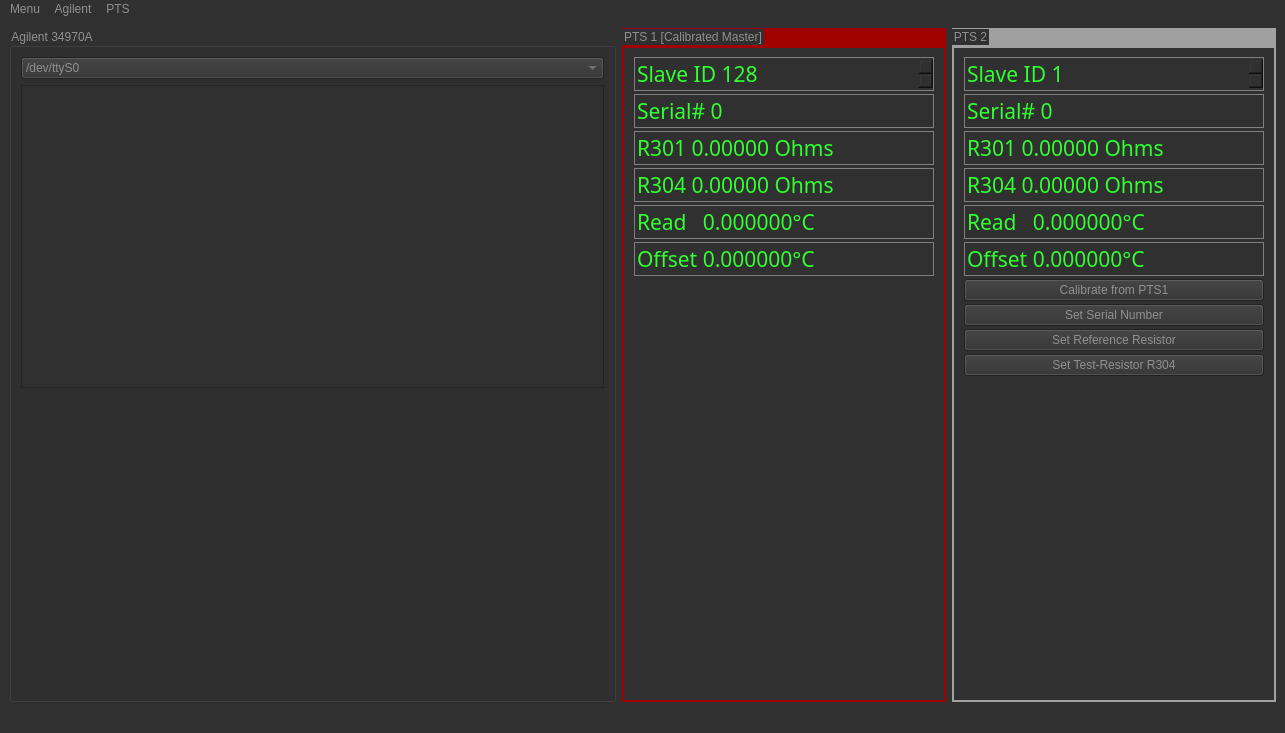
<?xml version="1.0" encoding="UTF-8"?>
<ui version="4.0">
 <class>MainWindow</class>
 <widget class="QMainWindow" name="MainWindow">
  <property name="geometry">
   <rect>
    <x>0</x>
    <y>0</y>
    <width>1285</width>
    <height>733</height>
   </rect>
  </property>
  <property name="windowTitle">
   <string>MainWindow</string>
  </property>
  <property name="styleSheet">
   <string notr="true">background-color:#303030;
color:#909090;

</string>
  </property>
  <widget class="QWidget" name="centralwidget">
   <layout class="QGridLayout" name="gridLayout">
    <item row="0" column="0">
     <widget class="QGroupBox" name="groupBox">
      <property name="title">
       <string>Agilent 34970A</string>
      </property>
      <property name="flat">
       <bool>false</bool>
      </property>
      <layout class="QGridLayout" name="gridLayout_2">
       <item row="2" column="0">
        <spacer name="verticalSpacer">
         <property name="orientation">
          <enum>Qt::Vertical</enum>
         </property>
         <property name="sizeHint" stdset="0">
          <size>
           <width>20</width>
           <height>40</height>
          </size>
         </property>
        </spacer>
       </item>
       <item row="0" column="0">
        <widget class="QComboBox" name="comboBox_agilent_port">
         <item>
          <property name="text">
           <string>/dev/ttyS0</string>
          </property>
         </item>
        </widget>
       </item>
       <item row="1" column="0">
        <widget class="QPlainTextEdit" name="plainTextEdit_agilentResponse"/>
       </item>
      </layout>
     </widget>
    </item>
    <item row="0" column="1">
     <widget class="QGroupBox" name="groupBox_2">
      <property name="sizePolicy">
       <sizepolicy hsizetype="Preferred" vsizetype="Preferred">
        <horstretch>0</horstretch>
        <verstretch>0</verstretch>
       </sizepolicy>
      </property>
      <property name="styleSheet">
       <string notr="true">QGroupBox {
	border: 2px solid #A00000;
	border-top:20px solid #A00000;
	padding-top:20px;
}</string>
      </property>
      <property name="title">
       <string>PTS 1 [Calibrated Master]</string>
      </property>
      <property name="flat">
       <bool>false</bool>
      </property>
      <layout class="QVBoxLayout" name="verticalLayout">
       <property name="spacing">
        <number>3</number>
       </property>
       <item>
        <widget class="QDoubleSpinBox" name="doubleSpinBox_PTS1_address">
         <property name="sizePolicy">
          <sizepolicy hsizetype="Fixed" vsizetype="Fixed">
           <horstretch>0</horstretch>
           <verstretch>0</verstretch>
          </sizepolicy>
         </property>
         <property name="minimumSize">
          <size>
           <width>300</width>
           <height>0</height>
          </size>
         </property>
         <property name="maximumSize">
          <size>
           <width>300</width>
           <height>16777215</height>
          </size>
         </property>
         <property name="font">
          <font>
           <family>UM Typewriter</family>
           <pointsize>16</pointsize>
           <weight>50</weight>
           <bold>false</bold>
          </font>
         </property>
         <property name="focusPolicy">
          <enum>Qt::NoFocus</enum>
         </property>
         <property name="contextMenuPolicy">
          <enum>Qt::NoContextMenu</enum>
         </property>
         <property name="styleSheet">
          <string notr="true">color:#30FF30;
background-color:#303030;
selection-color:#30FF30;
selection-background-color:transparent;
border:1px solid grey;
padding:0;
padding-right:32px;</string>
         </property>
         <property name="frame">
          <bool>true</bool>
         </property>
         <property name="alignment">
          <set>Qt::AlignBottom|Qt::AlignLeading|Qt::AlignLeft</set>
         </property>
         <property name="readOnly">
          <bool>false</bool>
         </property>
         <property name="buttonSymbols">
          <enum>QAbstractSpinBox::UpDownArrows</enum>
         </property>
         <property name="showGroupSeparator" stdset="0">
          <bool>false</bool>
         </property>
         <property name="prefix">
          <string>Slave ID </string>
         </property>
         <property name="suffix">
          <string/>
         </property>
         <property name="decimals">
          <number>0</number>
         </property>
         <property name="minimum">
          <double>1.000000000000000</double>
         </property>
         <property name="maximum">
          <double>254.000000000000000</double>
         </property>
         <property name="value">
          <double>128.000000000000000</double>
         </property>
        </widget>
       </item>
       <item>
        <widget class="QDoubleSpinBox" name="doubleSpinBox_PTS1_serialNumber">
         <property name="sizePolicy">
          <sizepolicy hsizetype="Fixed" vsizetype="Fixed">
           <horstretch>0</horstretch>
           <verstretch>0</verstretch>
          </sizepolicy>
         </property>
         <property name="minimumSize">
          <size>
           <width>300</width>
           <height>0</height>
          </size>
         </property>
         <property name="maximumSize">
          <size>
           <width>300</width>
           <height>16777215</height>
          </size>
         </property>
         <property name="font">
          <font>
           <family>UM Typewriter</family>
           <pointsize>16</pointsize>
           <weight>50</weight>
           <bold>false</bold>
          </font>
         </property>
         <property name="focusPolicy">
          <enum>Qt::NoFocus</enum>
         </property>
         <property name="contextMenuPolicy">
          <enum>Qt::NoContextMenu</enum>
         </property>
         <property name="styleSheet">
          <string notr="true">color:#30FF30;
background-color:#303030;
selection-color:#30FF30;
selection-background-color:transparent;
border:1px solid grey;
padding:0;
padding-right:32px;</string>
         </property>
         <property name="inputMethodHints">
          <set>Qt::ImhFormattedNumbersOnly</set>
         </property>
         <property name="frame">
          <bool>true</bool>
         </property>
         <property name="alignment">
          <set>Qt::AlignBottom|Qt::AlignLeading|Qt::AlignLeft</set>
         </property>
         <property name="readOnly">
          <bool>true</bool>
         </property>
         <property name="buttonSymbols">
          <enum>QAbstractSpinBox::NoButtons</enum>
         </property>
         <property name="showGroupSeparator" stdset="0">
          <bool>false</bool>
         </property>
         <property name="prefix">
          <string>Serial# </string>
         </property>
         <property name="suffix">
          <string/>
         </property>
         <property name="decimals">
          <number>0</number>
         </property>
         <property name="minimum">
          <double>0.000000000000000</double>
         </property>
         <property name="maximum">
          <double>1000000000.000000000000000</double>
         </property>
         <property name="value">
          <double>0.000000000000000</double>
         </property>
        </widget>
       </item>
       <item>
        <widget class="QDoubleSpinBox" name="doubleSpinBox_PTS1_ResistorReference">
         <property name="sizePolicy">
          <sizepolicy hsizetype="Fixed" vsizetype="Fixed">
           <horstretch>0</horstretch>
           <verstretch>0</verstretch>
          </sizepolicy>
         </property>
         <property name="minimumSize">
          <size>
           <width>300</width>
           <height>0</height>
          </size>
         </property>
         <property name="maximumSize">
          <size>
           <width>300</width>
           <height>16777215</height>
          </size>
         </property>
         <property name="font">
          <font>
           <family>UM Typewriter</family>
           <pointsize>16</pointsize>
           <weight>50</weight>
           <bold>false</bold>
          </font>
         </property>
         <property name="focusPolicy">
          <enum>Qt::NoFocus</enum>
         </property>
         <property name="contextMenuPolicy">
          <enum>Qt::NoContextMenu</enum>
         </property>
         <property name="styleSheet">
          <string notr="true">color:#30FF30;
background-color:#303030;
selection-color:#30FF30;
selection-background-color:transparent;
border:1px solid grey;
padding:0;
padding-right:32px;</string>
         </property>
         <property name="inputMethodHints">
          <set>Qt::ImhFormattedNumbersOnly</set>
         </property>
         <property name="frame">
          <bool>true</bool>
         </property>
         <property name="alignment">
          <set>Qt::AlignBottom|Qt::AlignLeading|Qt::AlignLeft</set>
         </property>
         <property name="readOnly">
          <bool>false</bool>
         </property>
         <property name="buttonSymbols">
          <enum>QAbstractSpinBox::NoButtons</enum>
         </property>
         <property name="showGroupSeparator" stdset="0">
          <bool>false</bool>
         </property>
         <property name="prefix">
          <string>R301 </string>
         </property>
         <property name="suffix">
          <string> Ohms</string>
         </property>
         <property name="decimals">
          <number>5</number>
         </property>
         <property name="minimum">
          <double>0.000000000000000</double>
         </property>
         <property name="maximum">
          <double>10000.000000000000000</double>
         </property>
         <property name="value">
          <double>0.000000000000000</double>
         </property>
        </widget>
       </item>
       <item>
        <widget class="QDoubleSpinBox" name="doubleSpinBox_PTS1_ResistorR304">
         <property name="sizePolicy">
          <sizepolicy hsizetype="Fixed" vsizetype="Fixed">
           <horstretch>0</horstretch>
           <verstretch>0</verstretch>
          </sizepolicy>
         </property>
         <property name="minimumSize">
          <size>
           <width>300</width>
           <height>0</height>
          </size>
         </property>
         <property name="maximumSize">
          <size>
           <width>300</width>
           <height>16777215</height>
          </size>
         </property>
         <property name="font">
          <font>
           <family>UM Typewriter</family>
           <pointsize>16</pointsize>
           <weight>50</weight>
           <bold>false</bold>
          </font>
         </property>
         <property name="focusPolicy">
          <enum>Qt::NoFocus</enum>
         </property>
         <property name="contextMenuPolicy">
          <enum>Qt::NoContextMenu</enum>
         </property>
         <property name="styleSheet">
          <string notr="true">color:#30FF30;
background-color:#303030;
selection-color:#30FF30;
selection-background-color:transparent;
border:1px solid grey;
padding:0;
padding-right:32px;</string>
         </property>
         <property name="inputMethodHints">
          <set>Qt::ImhFormattedNumbersOnly</set>
         </property>
         <property name="frame">
          <bool>true</bool>
         </property>
         <property name="alignment">
          <set>Qt::AlignBottom|Qt::AlignLeading|Qt::AlignLeft</set>
         </property>
         <property name="readOnly">
          <bool>false</bool>
         </property>
         <property name="buttonSymbols">
          <enum>QAbstractSpinBox::NoButtons</enum>
         </property>
         <property name="showGroupSeparator" stdset="0">
          <bool>false</bool>
         </property>
         <property name="prefix">
          <string>R304 </string>
         </property>
         <property name="suffix">
          <string> Ohms</string>
         </property>
         <property name="decimals">
          <number>5</number>
         </property>
         <property name="minimum">
          <double>0.000000000000000</double>
         </property>
         <property name="maximum">
          <double>10000.000000000000000</double>
         </property>
         <property name="value">
          <double>0.000000000000000</double>
         </property>
        </widget>
       </item>
       <item>
        <widget class="QDoubleSpinBox" name="doubleSpinBox_PTS1_temp">
         <property name="sizePolicy">
          <sizepolicy hsizetype="Fixed" vsizetype="Fixed">
           <horstretch>0</horstretch>
           <verstretch>0</verstretch>
          </sizepolicy>
         </property>
         <property name="minimumSize">
          <size>
           <width>300</width>
           <height>0</height>
          </size>
         </property>
         <property name="maximumSize">
          <size>
           <width>300</width>
           <height>16777215</height>
          </size>
         </property>
         <property name="font">
          <font>
           <family>UM Typewriter</family>
           <pointsize>16</pointsize>
           <weight>50</weight>
           <bold>false</bold>
          </font>
         </property>
         <property name="focusPolicy">
          <enum>Qt::NoFocus</enum>
         </property>
         <property name="contextMenuPolicy">
          <enum>Qt::NoContextMenu</enum>
         </property>
         <property name="styleSheet">
          <string notr="true">color:#30FF30;
background-color:#303030;
selection-color:#707000;
border:1px solid grey;
padding:0;
</string>
         </property>
         <property name="frame">
          <bool>true</bool>
         </property>
         <property name="alignment">
          <set>Qt::AlignBottom|Qt::AlignLeading|Qt::AlignLeft</set>
         </property>
         <property name="readOnly">
          <bool>true</bool>
         </property>
         <property name="buttonSymbols">
          <enum>QAbstractSpinBox::NoButtons</enum>
         </property>
         <property name="showGroupSeparator" stdset="0">
          <bool>false</bool>
         </property>
         <property name="prefix">
          <string>Read   </string>
         </property>
         <property name="suffix">
          <string>°C</string>
         </property>
         <property name="decimals">
          <number>6</number>
         </property>
         <property name="minimum">
          <double>-1000.000000000000000</double>
         </property>
         <property name="maximum">
          <double>1000.000000000000000</double>
         </property>
        </widget>
       </item>
       <item>
        <widget class="QDoubleSpinBox" name="doubleSpinBox_PTS1_offset">
         <property name="sizePolicy">
          <sizepolicy hsizetype="Fixed" vsizetype="Fixed">
           <horstretch>0</horstretch>
           <verstretch>0</verstretch>
          </sizepolicy>
         </property>
         <property name="minimumSize">
          <size>
           <width>300</width>
           <height>0</height>
          </size>
         </property>
         <property name="maximumSize">
          <size>
           <width>300</width>
           <height>16777215</height>
          </size>
         </property>
         <property name="font">
          <font>
           <family>UM Typewriter</family>
           <pointsize>16</pointsize>
          </font>
         </property>
         <property name="focusPolicy">
          <enum>Qt::NoFocus</enum>
         </property>
         <property name="contextMenuPolicy">
          <enum>Qt::NoContextMenu</enum>
         </property>
         <property name="styleSheet">
          <string notr="true">color:#30FF30;
background-color:#303030;
selection-color:#707000;
border:1px solid grey;
padding:0;
</string>
         </property>
         <property name="frame">
          <bool>true</bool>
         </property>
         <property name="alignment">
          <set>Qt::AlignBottom|Qt::AlignLeading|Qt::AlignLeft</set>
         </property>
         <property name="readOnly">
          <bool>true</bool>
         </property>
         <property name="buttonSymbols">
          <enum>QAbstractSpinBox::NoButtons</enum>
         </property>
         <property name="showGroupSeparator" stdset="0">
          <bool>false</bool>
         </property>
         <property name="prefix">
          <string>Offset </string>
         </property>
         <property name="suffix">
          <string>°C</string>
         </property>
         <property name="decimals">
          <number>6</number>
         </property>
         <property name="minimum">
          <double>-10.000000000000000</double>
         </property>
         <property name="maximum">
          <double>10.000000000000000</double>
         </property>
        </widget>
       </item>
       <item>
        <spacer name="verticalSpacer_2">
         <property name="orientation">
          <enum>Qt::Vertical</enum>
         </property>
         <property name="sizeHint" stdset="0">
          <size>
           <width>20</width>
           <height>40</height>
          </size>
         </property>
        </spacer>
       </item>
      </layout>
     </widget>
    </item>
    <item row="0" column="2">
     <widget class="QGroupBox" name="groupBox_3">
      <property name="styleSheet">
       <string notr="true">QGroupBox {
	border: 2px solid #A0A0A0;
	border-top:20px solid #A0A0A0;
	padding-top:20px;
}</string>
      </property>
      <property name="title">
       <string>PTS 2</string>
      </property>
      <layout class="QVBoxLayout" name="verticalLayout_2">
       <property name="spacing">
        <number>3</number>
       </property>
       <item>
        <widget class="QDoubleSpinBox" name="doubleSpinBox_PTS2_address">
         <property name="sizePolicy">
          <sizepolicy hsizetype="Fixed" vsizetype="Fixed">
           <horstretch>0</horstretch>
           <verstretch>0</verstretch>
          </sizepolicy>
         </property>
         <property name="minimumSize">
          <size>
           <width>300</width>
           <height>0</height>
          </size>
         </property>
         <property name="maximumSize">
          <size>
           <width>300</width>
           <height>16777215</height>
          </size>
         </property>
         <property name="font">
          <font>
           <family>UM Typewriter</family>
           <pointsize>16</pointsize>
           <weight>50</weight>
           <bold>false</bold>
          </font>
         </property>
         <property name="focusPolicy">
          <enum>Qt::NoFocus</enum>
         </property>
         <property name="contextMenuPolicy">
          <enum>Qt::NoContextMenu</enum>
         </property>
         <property name="styleSheet">
          <string notr="true">color:#30FF30;
background-color:#303030;
selection-color:#30FF30;
selection-background-color:transparent;
border:1px solid grey;
padding:0;
padding-right:32px;</string>
         </property>
         <property name="inputMethodHints">
          <set>Qt::ImhFormattedNumbersOnly</set>
         </property>
         <property name="frame">
          <bool>true</bool>
         </property>
         <property name="alignment">
          <set>Qt::AlignBottom|Qt::AlignLeading|Qt::AlignLeft</set>
         </property>
         <property name="readOnly">
          <bool>false</bool>
         </property>
         <property name="buttonSymbols">
          <enum>QAbstractSpinBox::UpDownArrows</enum>
         </property>
         <property name="showGroupSeparator" stdset="0">
          <bool>false</bool>
         </property>
         <property name="prefix">
          <string>Slave ID </string>
         </property>
         <property name="suffix">
          <string/>
         </property>
         <property name="decimals">
          <number>0</number>
         </property>
         <property name="minimum">
          <double>1.000000000000000</double>
         </property>
         <property name="maximum">
          <double>254.000000000000000</double>
         </property>
         <property name="value">
          <double>1.000000000000000</double>
         </property>
        </widget>
       </item>
       <item>
        <widget class="QDoubleSpinBox" name="doubleSpinBox_PTS2_serialNumber">
         <property name="sizePolicy">
          <sizepolicy hsizetype="Fixed" vsizetype="Fixed">
           <horstretch>0</horstretch>
           <verstretch>0</verstretch>
          </sizepolicy>
         </property>
         <property name="minimumSize">
          <size>
           <width>300</width>
           <height>0</height>
          </size>
         </property>
         <property name="maximumSize">
          <size>
           <width>300</width>
           <height>16777215</height>
          </size>
         </property>
         <property name="font">
          <font>
           <family>UM Typewriter</family>
           <pointsize>16</pointsize>
           <weight>50</weight>
           <bold>false</bold>
          </font>
         </property>
         <property name="focusPolicy">
          <enum>Qt::NoFocus</enum>
         </property>
         <property name="contextMenuPolicy">
          <enum>Qt::NoContextMenu</enum>
         </property>
         <property name="styleSheet">
          <string notr="true">color:#30FF30;
background-color:#303030;
selection-color:#30FF30;
selection-background-color:transparent;
border:1px solid grey;
padding:0;
padding-right:32px;</string>
         </property>
         <property name="inputMethodHints">
          <set>Qt::ImhFormattedNumbersOnly</set>
         </property>
         <property name="frame">
          <bool>true</bool>
         </property>
         <property name="alignment">
          <set>Qt::AlignBottom|Qt::AlignLeading|Qt::AlignLeft</set>
         </property>
         <property name="readOnly">
          <bool>false</bool>
         </property>
         <property name="buttonSymbols">
          <enum>QAbstractSpinBox::NoButtons</enum>
         </property>
         <property name="showGroupSeparator" stdset="0">
          <bool>false</bool>
         </property>
         <property name="prefix">
          <string>Serial# </string>
         </property>
         <property name="suffix">
          <string/>
         </property>
         <property name="decimals">
          <number>0</number>
         </property>
         <property name="minimum">
          <double>0.000000000000000</double>
         </property>
         <property name="maximum">
          <double>1000000000.000000000000000</double>
         </property>
         <property name="value">
          <double>0.000000000000000</double>
         </property>
        </widget>
       </item>
       <item>
        <widget class="QDoubleSpinBox" name="doubleSpinBox_PTS2_ResistorReference">
         <property name="sizePolicy">
          <sizepolicy hsizetype="Fixed" vsizetype="Fixed">
           <horstretch>0</horstretch>
           <verstretch>0</verstretch>
          </sizepolicy>
         </property>
         <property name="minimumSize">
          <size>
           <width>300</width>
           <height>0</height>
          </size>
         </property>
         <property name="maximumSize">
          <size>
           <width>300</width>
           <height>16777215</height>
          </size>
         </property>
         <property name="font">
          <font>
           <family>UM Typewriter</family>
           <pointsize>16</pointsize>
           <weight>50</weight>
           <bold>false</bold>
          </font>
         </property>
         <property name="focusPolicy">
          <enum>Qt::NoFocus</enum>
         </property>
         <property name="contextMenuPolicy">
          <enum>Qt::NoContextMenu</enum>
         </property>
         <property name="styleSheet">
          <string notr="true">color:#30FF30;
background-color:#303030;
selection-color:#30FF30;
selection-background-color:transparent;
border:1px solid grey;
padding:0;
padding-right:32px;</string>
         </property>
         <property name="inputMethodHints">
          <set>Qt::ImhFormattedNumbersOnly</set>
         </property>
         <property name="frame">
          <bool>true</bool>
         </property>
         <property name="alignment">
          <set>Qt::AlignBottom|Qt::AlignLeading|Qt::AlignLeft</set>
         </property>
         <property name="readOnly">
          <bool>false</bool>
         </property>
         <property name="buttonSymbols">
          <enum>QAbstractSpinBox::NoButtons</enum>
         </property>
         <property name="showGroupSeparator" stdset="0">
          <bool>false</bool>
         </property>
         <property name="prefix">
          <string>R301 </string>
         </property>
         <property name="suffix">
          <string> Ohms</string>
         </property>
         <property name="decimals">
          <number>5</number>
         </property>
         <property name="minimum">
          <double>0.000000000000000</double>
         </property>
         <property name="maximum">
          <double>10000.000000000000000</double>
         </property>
         <property name="value">
          <double>0.000000000000000</double>
         </property>
        </widget>
       </item>
       <item>
        <widget class="QDoubleSpinBox" name="doubleSpinBox_PTS2_ResistorR304">
         <property name="sizePolicy">
          <sizepolicy hsizetype="Fixed" vsizetype="Fixed">
           <horstretch>0</horstretch>
           <verstretch>0</verstretch>
          </sizepolicy>
         </property>
         <property name="minimumSize">
          <size>
           <width>300</width>
           <height>0</height>
          </size>
         </property>
         <property name="maximumSize">
          <size>
           <width>300</width>
           <height>16777215</height>
          </size>
         </property>
         <property name="font">
          <font>
           <family>UM Typewriter</family>
           <pointsize>16</pointsize>
           <weight>50</weight>
           <bold>false</bold>
          </font>
         </property>
         <property name="focusPolicy">
          <enum>Qt::NoFocus</enum>
         </property>
         <property name="contextMenuPolicy">
          <enum>Qt::NoContextMenu</enum>
         </property>
         <property name="styleSheet">
          <string notr="true">color:#30FF30;
background-color:#303030;
selection-color:#30FF30;
selection-background-color:transparent;
border:1px solid grey;
padding:0;
padding-right:32px;</string>
         </property>
         <property name="inputMethodHints">
          <set>Qt::ImhFormattedNumbersOnly</set>
         </property>
         <property name="frame">
          <bool>true</bool>
         </property>
         <property name="alignment">
          <set>Qt::AlignBottom|Qt::AlignLeading|Qt::AlignLeft</set>
         </property>
         <property name="readOnly">
          <bool>false</bool>
         </property>
         <property name="buttonSymbols">
          <enum>QAbstractSpinBox::NoButtons</enum>
         </property>
         <property name="showGroupSeparator" stdset="0">
          <bool>false</bool>
         </property>
         <property name="prefix">
          <string>R304 </string>
         </property>
         <property name="suffix">
          <string> Ohms</string>
         </property>
         <property name="decimals">
          <number>5</number>
         </property>
         <property name="minimum">
          <double>0.000000000000000</double>
         </property>
         <property name="maximum">
          <double>10000.000000000000000</double>
         </property>
         <property name="value">
          <double>0.000000000000000</double>
         </property>
        </widget>
       </item>
       <item>
        <widget class="QDoubleSpinBox" name="doubleSpinBox_PTS2_temp">
         <property name="sizePolicy">
          <sizepolicy hsizetype="Fixed" vsizetype="Fixed">
           <horstretch>0</horstretch>
           <verstretch>0</verstretch>
          </sizepolicy>
         </property>
         <property name="minimumSize">
          <size>
           <width>300</width>
           <height>0</height>
          </size>
         </property>
         <property name="maximumSize">
          <size>
           <width>300</width>
           <height>16777215</height>
          </size>
         </property>
         <property name="font">
          <font>
           <family>UM Typewriter</family>
           <pointsize>16</pointsize>
          </font>
         </property>
         <property name="focusPolicy">
          <enum>Qt::NoFocus</enum>
         </property>
         <property name="contextMenuPolicy">
          <enum>Qt::NoContextMenu</enum>
         </property>
         <property name="styleSheet">
          <string notr="true">color:#30FF30;
background-color:#303030;
selection-color:#707000;
border:1px solid grey;
padding:0;
</string>
         </property>
         <property name="frame">
          <bool>true</bool>
         </property>
         <property name="alignment">
          <set>Qt::AlignBottom|Qt::AlignLeading|Qt::AlignLeft</set>
         </property>
         <property name="readOnly">
          <bool>true</bool>
         </property>
         <property name="buttonSymbols">
          <enum>QAbstractSpinBox::NoButtons</enum>
         </property>
         <property name="accelerated">
          <bool>false</bool>
         </property>
         <property name="prefix">
          <string>Read   </string>
         </property>
         <property name="suffix">
          <string>°C</string>
         </property>
         <property name="decimals">
          <number>6</number>
         </property>
         <property name="minimum">
          <double>-1000.000000000000000</double>
         </property>
         <property name="maximum">
          <double>1000.000000000000000</double>
         </property>
        </widget>
       </item>
       <item>
        <widget class="QDoubleSpinBox" name="doubleSpinBox_PTS2_offset">
         <property name="sizePolicy">
          <sizepolicy hsizetype="Fixed" vsizetype="Fixed">
           <horstretch>0</horstretch>
           <verstretch>0</verstretch>
          </sizepolicy>
         </property>
         <property name="minimumSize">
          <size>
           <width>300</width>
           <height>0</height>
          </size>
         </property>
         <property name="maximumSize">
          <size>
           <width>300</width>
           <height>16777215</height>
          </size>
         </property>
         <property name="font">
          <font>
           <family>UM Typewriter</family>
           <pointsize>16</pointsize>
          </font>
         </property>
         <property name="focusPolicy">
          <enum>Qt::NoFocus</enum>
         </property>
         <property name="contextMenuPolicy">
          <enum>Qt::NoContextMenu</enum>
         </property>
         <property name="styleSheet">
          <string notr="true">color:#30FF30;
background-color:#303030;
selection-color:#707000;
border:1px solid grey;
padding:0;
</string>
         </property>
         <property name="frame">
          <bool>true</bool>
         </property>
         <property name="alignment">
          <set>Qt::AlignBottom|Qt::AlignLeading|Qt::AlignLeft</set>
         </property>
         <property name="readOnly">
          <bool>true</bool>
         </property>
         <property name="buttonSymbols">
          <enum>QAbstractSpinBox::NoButtons</enum>
         </property>
         <property name="accelerated">
          <bool>false</bool>
         </property>
         <property name="prefix">
          <string>Offset </string>
         </property>
         <property name="suffix">
          <string>°C</string>
         </property>
         <property name="decimals">
          <number>6</number>
         </property>
         <property name="minimum">
          <double>-10.000000000000000</double>
         </property>
         <property name="maximum">
          <double>10.000000000000000</double>
         </property>
        </widget>
       </item>
       <item>
        <widget class="QPushButton" name="pushButton_PTS2_calibrate">
         <property name="text">
          <string>Calibrate from PTS1</string>
         </property>
         <property name="flat">
          <bool>false</bool>
         </property>
        </widget>
       </item>
       <item>
        <widget class="QPushButton" name="pushButton_PTS2_setSerialNumber">
         <property name="text">
          <string>Set Serial Number</string>
         </property>
         <property name="flat">
          <bool>false</bool>
         </property>
        </widget>
       </item>
       <item>
        <widget class="QPushButton" name="pushButton_PTS2_setReference">
         <property name="text">
          <string>Set Reference Resistor</string>
         </property>
         <property name="flat">
          <bool>false</bool>
         </property>
        </widget>
       </item>
       <item>
        <widget class="QPushButton" name="pushButton_PTS2_setTestResistorR304">
         <property name="text">
          <string>Set Test-Resistor R304</string>
         </property>
         <property name="flat">
          <bool>false</bool>
         </property>
        </widget>
       </item>
       <item>
        <spacer name="verticalSpacer_3">
         <property name="styleSheet">
          <string>color:#30FF30;
background-color:#303030;
border:1px solid grey;
padding:0;
</string>
         </property>
         <property name="orientation">
          <enum>Qt::Vertical</enum>
         </property>
         <property name="sizeHint" stdset="0">
          <size>
           <width>20</width>
           <height>40</height>
          </size>
         </property>
        </spacer>
       </item>
      </layout>
     </widget>
    </item>
   </layout>
  </widget>
  <widget class="QMenuBar" name="menubar">
   <property name="geometry">
    <rect>
     <x>0</x>
     <y>0</y>
     <width>1285</width>
     <height>29</height>
    </rect>
   </property>
   <widget class="QMenu" name="menuMenu">
    <property name="title">
     <string>Menu</string>
    </property>
    <addaction name="actionConnect_Agilent"/>
   </widget>
   <widget class="QMenu" name="menuAgilent">
    <property name="title">
     <string>Agilent</string>
    </property>
    <addaction name="actionRead_active"/>
   </widget>
   <widget class="QMenu" name="menuPTS">
    <property name="title">
     <string>PTS</string>
    </property>
    <addaction name="actionConnect_PTS"/>
   </widget>
   <addaction name="menuMenu"/>
   <addaction name="menuAgilent"/>
   <addaction name="menuPTS"/>
  </widget>
  <widget class="QStatusBar" name="statusbar"/>
  <action name="actionConnect_Agilent">
   <property name="text">
    <string>Connect Agilent</string>
   </property>
  </action>
  <action name="actionRead_active">
   <property name="checkable">
    <bool>true</bool>
   </property>
   <property name="text">
    <string>Read active</string>
   </property>
  </action>
  <action name="actionConnect_PTS">
   <property name="checkable">
    <bool>true</bool>
   </property>
   <property name="text">
    <string>Connect</string>
   </property>
  </action>
 </widget>
 <resources/>
 <connections/>
</ui>
